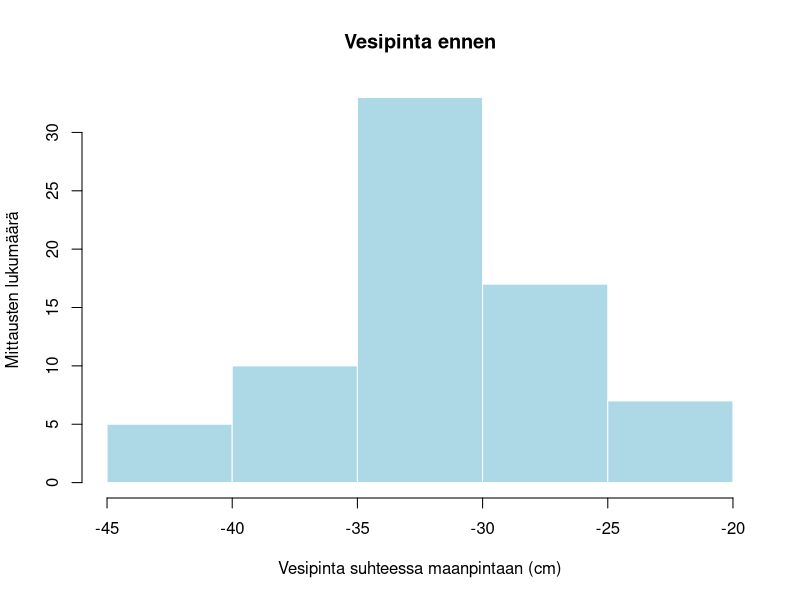
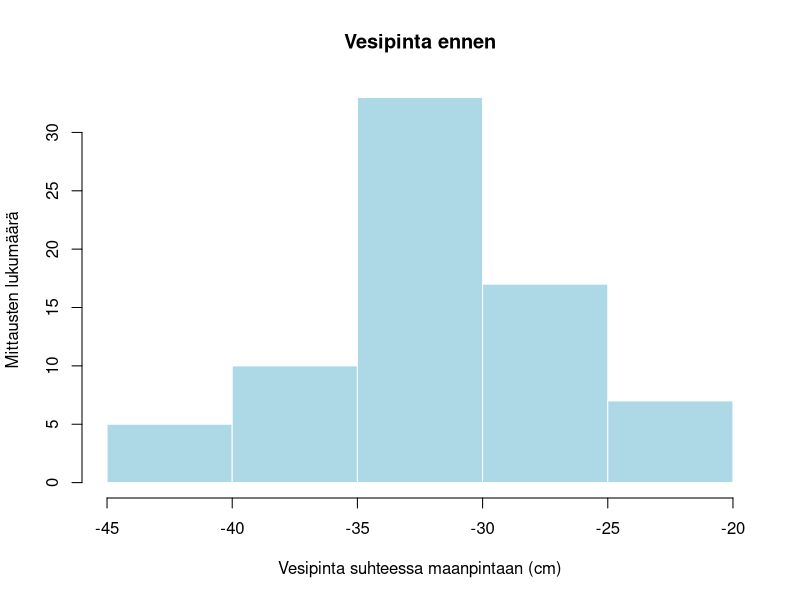

Write R code to recreate these figures, in order.
# LYYRA-004 | 02 Aineiston lukeminen, tarkistus ja ensimmäinen kuva
# Tallenna oma kopio: omat/02_aineisto_ja_kuva_oma.R
# Tämä skripti toimii uudessa R-istunnossa avaamalla projektin ja ajamalla alusta.
# Aineisto on simuloitu opetukseen. Yksi rivi = yhden ruudun yksi käynti.

# B1 Lue alkuperäinen CSV --------------------------------------------------
seuranta <- read.csv("data/seuranta.csv", fileEncoding = "UTF-8",
                     na.strings = "NA", stringsAsFactors = FALSE)
print(head(seuranta))
str(seuranta)
print(dim(seuranta))
print(names(seuranta))

# TEHTÄVÄ B1: Montako riviä ja saraketta on? Mitä yksi rivi tarkoittaa?
# Lue myös data/aineistokuvaus.md.

# B2 Tunnisteet, ryhmät ja puuttuvat arvot ----------------------------------
print(length(unique(seuranta$kohde_id)))
print(length(unique(seuranta$ruutu_id)))
print(table(seuranta$ryhma, seuranta$jakso))
print(sum(is.na(seuranta$rahkasammal_peitto)))

# TEHTÄVÄ B2: Montako kohdetta ja pysyvää ruutua on?
# Montako peittävyysarvoa puuttuu? Miksi 144 riviä ei tarkoita 144 kohdetta?

# B3 Valitse sarake, laske tunnusluku ja rajaa rivejä ------------------------
print(mean(seuranta$rahkasammal_peitto, na.rm = TRUE))
ennen <- subset(seuranta, jakso == "ennen")
print(nrow(ennen))
print(mean(ennen$vesipinta_cm))

# TEHTÄVÄ B3: Rajaa vastaavasti jalkeen-jakso ja laske sen rivimäärä.
# Huomaa: luokan nimi on aineistossa "jalkeen" ilman ääkkösiä.
# == vertailee arvoja. <- tallentaa arvon objektiksi.

# B4 Piirrä jakauma --------------------------------------------------------
hist(ennen$vesipinta_cm,
     main = "Vesipinta ennen",
     xlab = "Vesipinta suhteessa maanpintaan (cm)",
     ylab = "Mittausten lukumäärä",
     col = "lightblue", border = "white")

# TEHTÄVÄ B4: Tee omaan kopioosi vastaava kuva jalkeen-jaksolle.
# Vaihda otsikko vastaamaan valitsemaasi ajanjaksoa.
# Histogrammi kuvaa jakaumaa; se ei yksin osoita toimenpiteen vaikutusta.

# B5 Tallenna kuva ja taulukko ---------------------------------------------
dir.create("tulokset", showWarnings = FALSE)
pdf("tulokset/vesipinta_ennen.pdf", width = 7, height = 5)
hist(ennen$vesipinta_cm,
     main = "Vesipinta ennen",
     xlab = "Vesipinta suhteessa maanpintaan (cm)",
     ylab = "Mittausten lukumäärä",
     col = "lightblue", border = "white")
dev.off()

tarkistus <- data.frame(
  mittari = c("riveja", "sarakkeita", "kohteita", "ruutuja", "puuttuvia_peitto"),
  arvo = c(nrow(seuranta), ncol(seuranta),
           length(unique(seuranta$kohde_id)),
           length(unique(seuranta$ruutu_id)),
           sum(is.na(seuranta$rahkasammal_peitto)))
)
write.csv(tarkistus, "tulokset/aineiston_tarkistus.csv", row.names = FALSE,
          fileEncoding = "UTF-8")
message("Tallennettu: tulokset/vesipinta_ennen.pdf ja aineiston_tarkistus.csv")

# TEHTÄVÄ B5: Tallenna oma jalkeen-kuvasi nimellä vesipinta_jalkeen.pdf.
# Avaa tiedostot ja varmista, että ne sisältävät odottamasi tulokset.
# Lopuksi: tallenna skripti, Session > Restart R, ja aja oma skripti alusta.
# Ratkaisut: ratkaisut/02_ratkaisut.R
